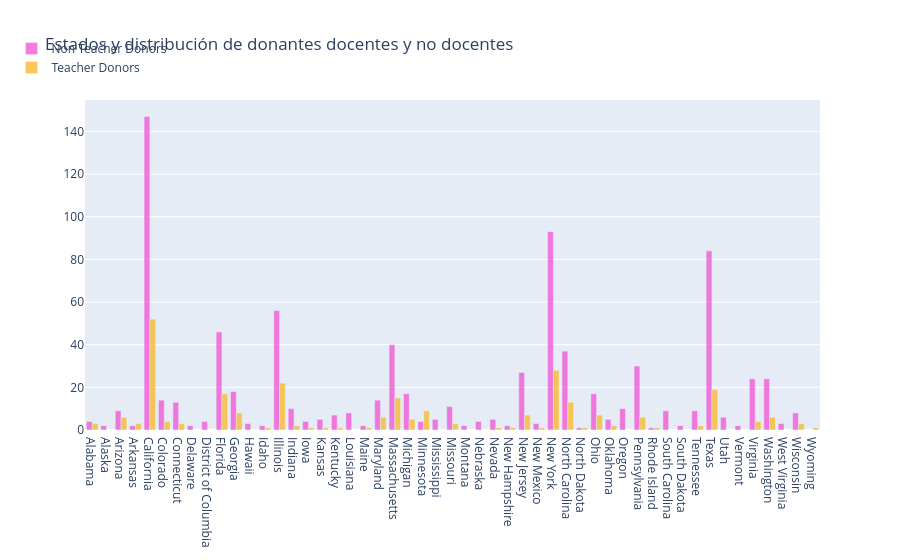

Notebook code cell kept with this figure:
### Markdown cell above
> Aunque la mayor cantidad de donantes proviene del estado de California (ubicado en la costa oeste), la región de la costa este de los Estados Unidos presenta una mayor densidad de donantes en comparación con el oeste. Una cantidad significativa de donantes también se encuentra localizada en Hawái y Alaska.

## <a id="2.6">2.6 Número de Donantes Profesores y No Profesores por Estado</a>

### Code cell
# which city and state has maximum teacher donors 
tempdf = donors_df.groupby(['Donor State', 'Donor Is Teacher']).agg({'Donor Is Teacher' : 'count' }).rename(columns={'Donor Is Teacher' : 'Teacher Donor Counts'}).reset_index()

no_df = tempdf[tempdf['Donor Is Teacher']=='No']
no_x = no_df['Donor State']
no_y = no_df['Teacher Donor Counts']
yes_df = tempdf[tempdf['Donor Is Teacher']=='Yes']
yes_x = yes_df['Donor State']
yes_y = yes_df['Teacher Donor Counts']

trace1 = go.Bar(
    x=no_x,
    y=no_y,
    name='Non Teacher Donors',
    marker=dict(color='#f259d6'),
    opacity=0.8
)
trace2 = go.Bar(
    x=yes_x,
    y=yes_y,
    name='Teacher Donors',
    marker=dict(color='#f7bb31'),
    opacity=0.8
)

data = [trace1, trace2]
layout = go.Layout(
    barmode='group',
    legend=dict(dict(x=-.1, y=1.2)),
    margin=dict(b=120),
    title = 'Estados y distribución de donantes docentes y no docentes',
)

fig = go.Figure(data=data, layout=layout)
iplot(fig, filename='grouped-bar')

### Figure 1 — Plotly figure (JSON) as saved in the notebook; plotly's stock layout.template omitted (floating-point values rounded to 4 significant figures)
{"data": [{"marker": {"color": "#f259d6"}, "name": "Non Teacher Donors", "opacity": 0.8, "type": "bar", "x": ["Alabama", "Alaska", "Arizona", "Arkansas", "California", "Colorado", "Connecticut", "Delaware", "District of Columbia", "Florida", "Georgia", "Hawaii", "Idaho", "Illinois", "Indiana", "Iowa", "Kansas", "Kentucky", "Louisiana", "Maine", "Maryland", "Massachusetts", "Michigan", "Minnesota", "Mississippi", "Missouri", "Montana", "Nebraska", "Nevada", "New Hampshire", "New Jersey", "New Mexico", "New York", "North Carolina", "North Dakota", "Ohio", "Oklahoma", "Oregon", "Pennsylvania", "Rhode Island", "South Carolina", "South Dakota", "Tennessee", "Texas", "Utah", "Vermont", "Virginia", "Washington", "West Virginia", "Wisconsin"], "y": [4, 2, 9, 2, 147, 14, 13, 2, 4, 46, 18, 3, 2, 56, 10, 4, 5, 7, 8, 2, 14, 40, 17, 4, 5, 11, 2, 4, 5, 2, 27, 3, 93, 37, 1, 17, 5, 10, 30, 1, 9, 2, 9, 84, 6, 2, 24, 24, 3, 8]}, {"marker": {"color": "#f7bb31"}, "name": "Teacher Donors", "opacity": 0.8, "type": "bar", "x": ["Alabama", "Arizona", "Arkansas", "California", "Colorado", "Connecticut", "Florida", "Georgia", "Idaho", "Illinois", "Indiana", "Iowa", "Kansas", "Kentucky", "Maine", "Maryland", "Massachusetts", "Michigan", "Minnesota", "Missouri", "Nevada", "New Hampshire", "New Jersey", "New Mexico", "New York", "North Carolina", "North Dakota", "Ohio", "Oklahoma", "Pennsylvania", "Rhode Island", "Tennessee", "Texas", "Virginia", "Washington", "Wisconsin", "Wyoming"], "y": [3, 6, 3, 52, 4, 3, 17, 8, 1, 22, 2, 1, 1, 1, 1, 6, 15, 5, 9, 3, 1, 1, 7, 1, 28, 13, 1, 7, 2, 6, 1, 2, 19, 4, 6, 3, 1]}], "layout": {"barmode": "group", "legend": {"x": -0.1, "y": 1.2}, "margin": {"b": 120}, "title": {"text": "Estados y distribución de donantes docentes y no docentes"}}}
